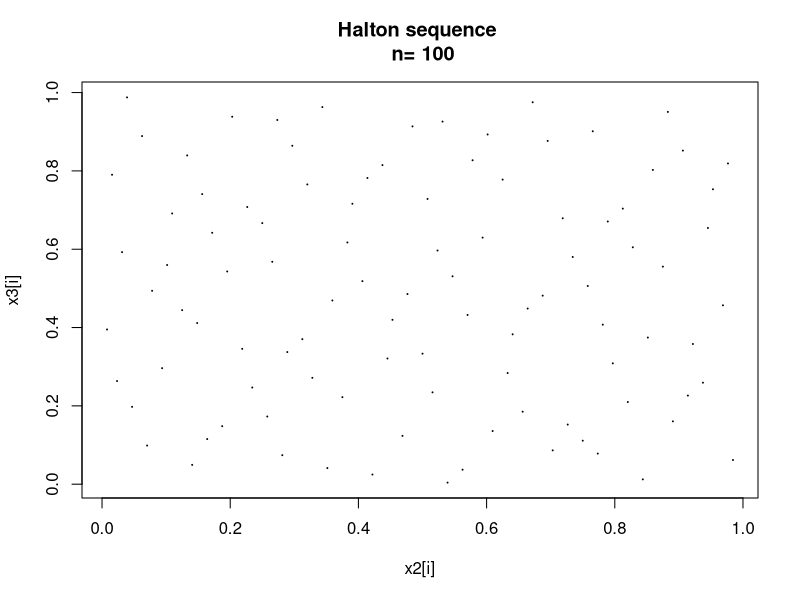
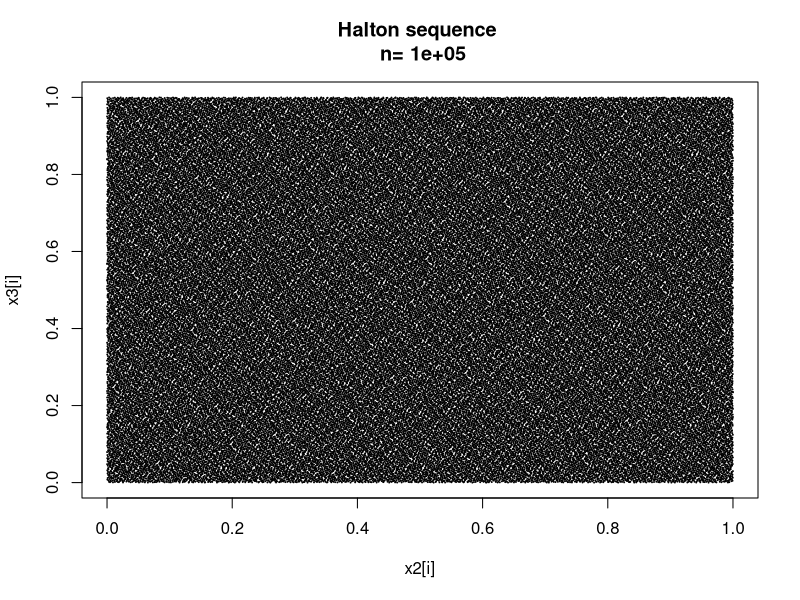

Write the R code that produced these figures, in order.
a<-vector()
b<-vector()
x<-vector()
y<-vector()
c<-vector()
convert<-function(n,base){
	i=1
	while(n!=0){
		a[i]=n%%base
		n=floor(n/base)
		i=i+1
	}	
	return(a)
}
radical<-function(b,base){
	t=length(b)
	sum1=0
	for(i in 1:t){
		sum1=sum1+b[i]*((1/base)^i)
	}
	return(sum1)
}
main<-function(m){
	for(i in 1:m){
		b=convert(i,2)
		x[i]=radical(b,2)
		c=convert(i,3)
		y[i]=radical(c,3)
	}
	print(x)
	print(y)
	plot(x,y,cex=0.1,xlab="x2[i]",ylab="x3[i]",main=paste("Halton sequence",
		"\n","n=",paste(m)))
}
main(100)
x11()
main(100000)
